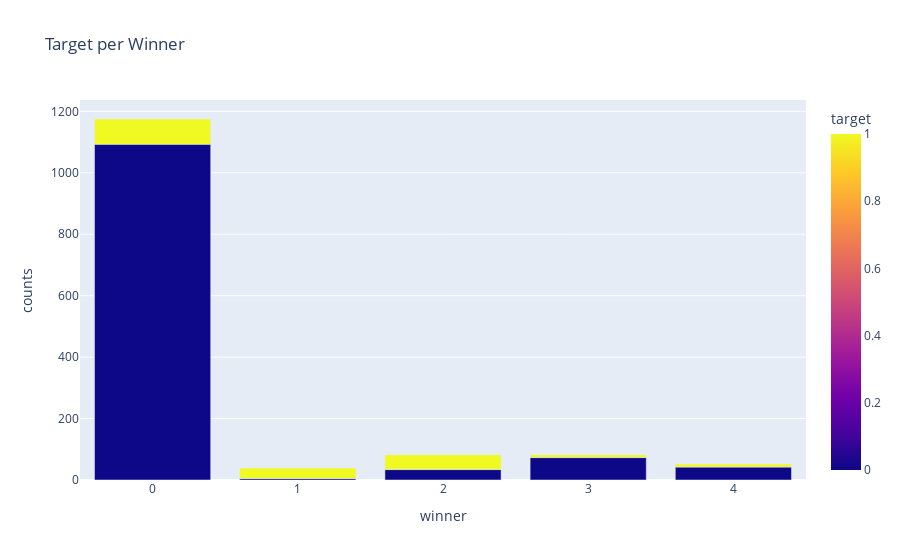

Here is the notebook cell this chart was saved with:
### Markdown cell above
Highly imbalanced data !

Could be difficult to train a model !

### Code cell
counts = df.groupby(['winner', 'target']).size().reset_index(name='counts')
fig = px.bar(counts, x='winner', y='counts', color='target',
             title='Target per Winner', barmode='stack')
fig.show()

### Figure 1 — Plotly figure (JSON) as saved in the notebook; plotly's stock layout.template omitted (floating-point values rounded to 4 significant figures)
{"data": [{"alignmentgroup": "True", "hovertemplate": "winner=%{x}<br>counts=%{y}<br>target=%{marker.color}<extra></extra>", "legendgroup": "", "marker": {"color": [0, 1, 0, 1, 0, 1, 0, 1, 0, 1], "coloraxis": "coloraxis", "pattern": {"shape": ""}}, "name": "", "offsetgroup": "", "orientation": "v", "showlegend": false, "textposition": "auto", "type": "bar", "x": [0, 0, 1, 1, 2, 2, 3, 3, 4, 4], "xaxis": "x", "y": [1093, 82, 5, 34, 34, 48, 73, 9, 42, 10], "yaxis": "y"}], "layout": {"barmode": "stack", "coloraxis": {"colorbar": {"title": {"text": "target"}}, "colorscale": [[0, "#0d0887"], [0.1111, "#46039f"], [0.2222, "#7201a8"], [0.3333, "#9c179e"], [0.4444, "#bd3786"], [0.5556, "#d8576b"], [0.6667, "#ed7953"], [0.7778, "#fb9f3a"], [0.8889, "#fdca26"], [1, "#f0f921"]]}, "legend": {"tracegroupgap": 0}, "title": {"text": "Target per Winner"}, "xaxis": {"anchor": "y", "domain": [0, 1], "title": {"text": "winner"}}, "yaxis": {"anchor": "x", "domain": [0, 1], "title": {"text": "counts"}}}}
